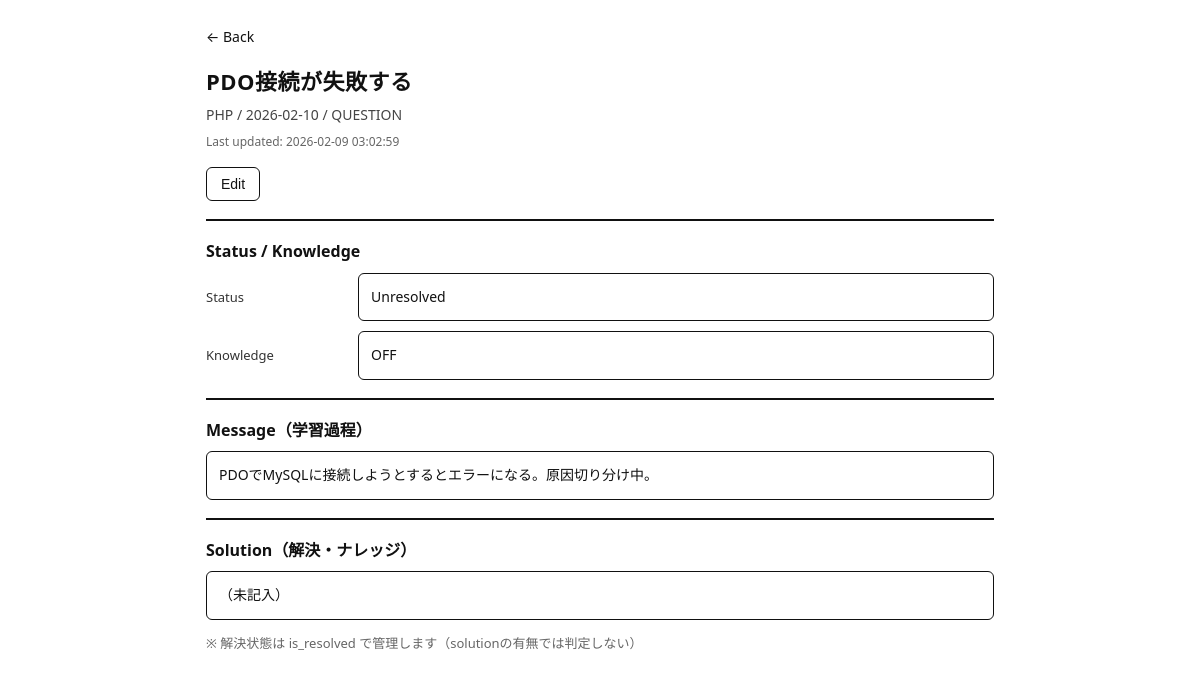
Page /detail.php?id=10 on the committed database.
### tables this page shows
CREATE TABLE logs (
  id BIGINT NOT NULL AUTO_INCREMENT COMMENT '学習ログID',

  occurred_at DATE NOT NULL COMMENT '学習日',
  language VARCHAR(50) NULL COMMENT '言語（PHP / Java / SQL など）',

  level VARCHAR(20) NOT NULL DEFAULT 'NOTE'
    COMMENT '分類（NOTE / QUESTION / IMPORTANT）',

  title VARCHAR(255) NOT NULL COMMENT 'タイトル（学習内容の要約）',
  message TEXT NOT NULL COMMENT '学習過程・問題点',
  solution TEXT NULL COMMENT '解決内容（未解決時はNULL）',

  is_resolved TINYINT NOT NULL DEFAULT 0
    COMMENT '解決済みフラグ（0:未解決 / 1:解決）',
  is_knowledge TINYINT NOT NULL DEFAULT 0
    COMMENT 'ナレッジ化フラグ（再利用価値あり）',

  created_at DATETIME NOT NULL DEFAULT CURRENT_TIMESTAMP
    COMMENT '作成日時',
  updated_at DATETIME NOT NULL DEFAULT CURRENT_TIMESTAMP
    ON UPDATE CURRENT_TIMESTAMP
    COMMENT '更新日時',

  sort_priority TINYINT AS (
    CASE
      WHEN is_resolved = 0 THEN 0
      WHEN is_knowledge = 1 THEN 2
      ELSE 1
    END
  ) STORED COMMENT '表示優先度（未解決→解決→ナレッジ）',

   
  CONSTRAINT chk_logs_is_resolved_01
    CHECK (is_resolved IN (0,1)),

  CONSTRAINT chk_logs_is_knowledge_01
    CHECK (is_knowledge IN (0,1)),

  CONSTRAINT chk_logs_knowledge_requires_resolved
    CHECK (is_knowledge = 0 OR is_resolved = 1),

  PRIMARY KEY (id),

  INDEX idx_logs_priority_occurred_updated
    (sort_priority, occurred_at, updated_at),

  INDEX idx_logs_resolved_occurred
    (is_resolved, occurred_at),

  INDEX idx_logs_language_occurred
    (language, occurred_at),

  INDEX idx_logs_level_occurred
    (level, occurred_at)

) COMMENT='学習ログ管理テーブル';

### src/lib/helpers.php (called while the page is built, shortened)
<?php
function h(?string $s): string
{
    return htmlspecialchars($s ?? '', ENT_QUOTES, 'UTF-8');
}
function render(string $view, array $params = []): void
{
    extract($params, EXTR_SKIP);
    $path = __DIR__ . '/../../views/' . $view . '.php';
    require $path;
}

### public/detail.php (called while the page is built, shortened)
<?php
try {
    $id_raw = (string)($_GET['id'] ?? '');
    $id = (int)$id_raw;
    $log = logs_find_by_id($id);
    render('detail', ['log' => $log, 'mode' => 'view']);
} catch (Throwable $e) {
    http_response_code(500);
    render('detail', ['errors' => ['E_SYSTEM'], 'log' => [], 'mode' => 'view']);
}

### src/config/db.php (called while the page is built, shortened)
<?php
function db(): PDO
{
    $host = env('DB_HOST', '127.0.0.1');
    $name = env('DB_NAME', 'learning_log');
    $user = env('DB_USER', 'root');
    $pass = env('DB_PASS', '');
    $charset = env('DB_CHARSET', 'utf8mb4');
    $dsn = "mysql:host={$host};dbname={$name};charset={$charset}";
    $pdo = new PDO($dsn, $user, $pass, [
        PDO::ATTR_ERRMODE => PDO::ERRMODE_EXCEPTION,
        PDO::ATTR_DEFAULT_FETCH_MODE => PDO::FETCH_ASSOC,
    ]);
    return $pdo;
}

### src/repo/logs_repo.php (called while the page is built, shortened)
<?php
function logs_find_by_id(int $id): ?array
{
    $st = db()->prepare("SELECT * FROM logs WHERE id = :id");
    $st->bindValue(':id', $id, PDO::PARAM_INT);
    $st->execute();
    $row = $st->fetch();
    return $row === false ? null : $row;
}

### views/detail.php (the view, shortened to what this page needs)
<?php
$log = $log ?? null;
$mode = (string)($mode ?? 'view');
require __DIR__ . '/../src/components/header.php';
require __DIR__ . '/../src/components/messages.php';
?>
<?php
$isEdit = ($mode === 'edit') || !empty($errors);
$is_resolved  = (int)($log['is_resolved'] ?? 0) === 1;
$is_knowledge = (int)($log['is_knowledge'] ?? 0) === 1;
$meta = h((string)($log['language'] ?? '')) . ' / ' .
        h((string)($log['occurred_at'] ?? '')) . ' / ' .
        h((string)($log['level'] ?? ''));
$updatedAt = (string)($log['updated_at'] ?? '');
$solution  = (string)($log['solution'] ?? '');
?>
<a href="./index.php" class="back">← Back</a>
<h1 id="titleView"><?= h((string)($log['title'] ?? '')) ?></h1>
<div class="meta"><?= $meta ?></div>
<div class="updated">Last updated: <?= h($updatedAt) ?></div>
<div class="actions">
  <button id="btnEdit" class="secondary<?= $isEdit ? ' hidden' : '' ?>" type="button">Edit</button>
</div>
<div class="rule"></div>
<div id="viewMode"<?= $isEdit ? ' class="hidden"' : '' ?>>
  <div class="section-title">Status / Knowledge</div>
  <div class="row">
    <div class="label">Status</div>
    <div class="box" id="resolvedView"><?= $is_resolved ? 'Resolved' : 'Unresolved' ?></div>
  </div>
  <div class="row">
    <div class="label">Knowledge</div>
    <div class="box" id="knowledgeView"><?= $is_knowledge ? 'ON' : 'OFF' ?></div>
  </div>
  <div class="rule"></div>
  <div class="section-title">Message（学習過程）</div>
  <div class="box" id="messageView"><?= h((string)($log['message'] ?? '')) ?></div>
  <div class="rule"></div>
  <div class="section-title">Solution（解決・ナレッジ）</div>
  <div class="box" id="solutionView"><?= $solution === '' ? '（未記入）' : h($solution) ?></div>
  <p class="muted">※ 解決状態は is_resolved で管理します（solutionの有無では判定しない）</p>
</div>
<?php require __DIR__ . '/../src/components/footer.php'; ?>

### public/assets/css/base.css (style rules this page uses)
* { box-sizing: border-box; }
html, body { margin: 0; padding: 0; }
body { font-family: system-ui, -apple-system, "Segoe UI", Roboto, "Noto Sans JP", Arial, sans-serif; line-height: 1.6; background: #fff; color: #111; }
h1 { font-size: 28px; margin: 0; letter-spacing: 0.5px; }
a { color: inherit; text-decoration: none; }
.rule { border-top: 2px solid #111; margin: 18px 0; }
.muted { font-size: 13px; color: #666; }

### public/assets/css/detail.css (style rules this page uses)
.page-detail .back { font-size: 14px; margin-bottom: 16px; display: inline-block; }
.page-detail h1 { font-size: 22px; margin: 0 0 4px; }
.page-detail .meta { font-size: 14px; color: #444; margin-bottom: 6px; }
.page-detail .updated { font-size: 12px; color: #666; margin-bottom: 16px; }
.page-detail .section-title { font-size: 16px; font-weight: 600; margin-bottom: 8px; }
.page-detail .row { display: grid; grid-template-columns: 140px 1fr; gap: 12px; align-items: center; margin-bottom: 10px; }
.page-detail .label { font-size: 13px; color: #333; }
.page-detail .box { border: 1px solid #111; border-radius: 6px; padding: 12px; font-size: 14px; white-space: pre-wrap; }
.page-detail .actions { margin-top: 12px; display: flex; gap: 10px; flex-wrap: wrap; }
.page-detail button { padding: 8px 14px; border: 1px solid #111; border-radius: 6px; background: #111; color: #fff; font-size: 14px; cursor: pointer; }
.page-detail button.secondary { background: #fff; color: #111; }

### rows in the picture
logs: title "PDO接続が失敗する", meta "PHP / 2026-02-10 / QUESTION", updated_at "2026-02-09 03:02:59", message "PDOでMySQLに接続しようとするとエラーになる。原因切り分け中。"
